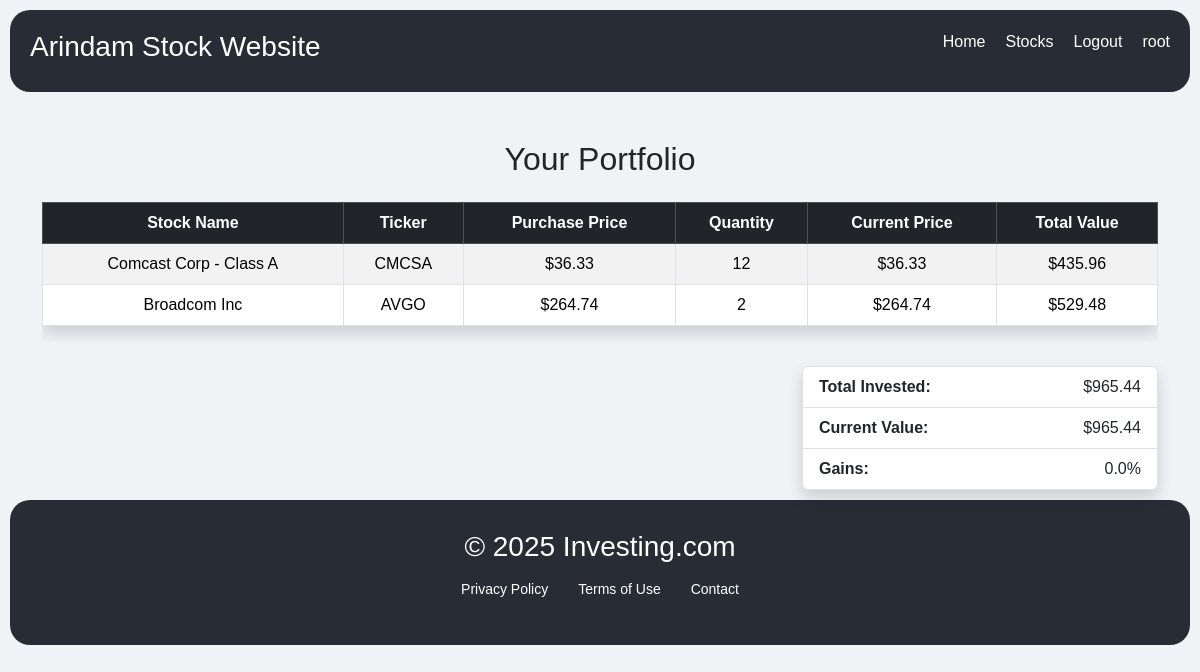
Page / (signed in) on the earlier database version.
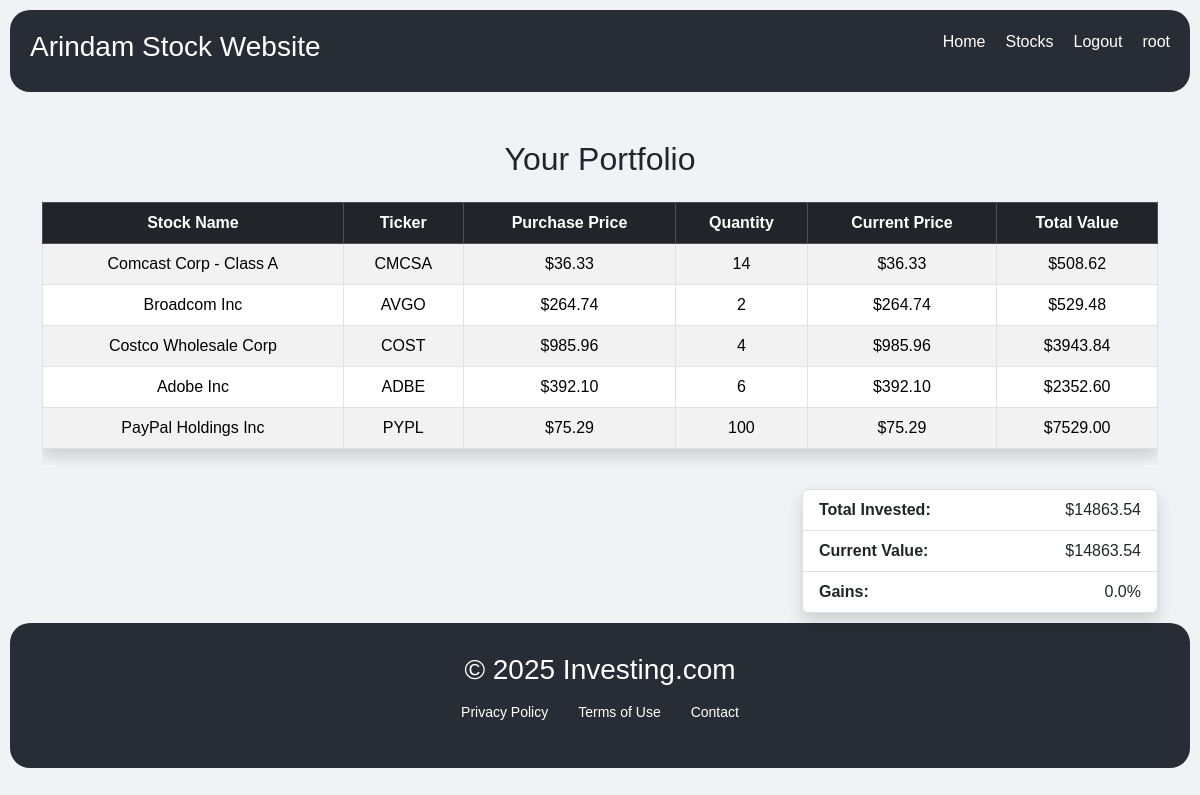
Same page on the later database version.
### crud/models.py (models this page shows, shortened)
class UserStock(models.Model):
    user = models.ForeignKey(User, on_delete=models.CASCADE)
    stock = models.ForeignKey(Stocks, on_delete=models.CASCADE)
    buyPrice = models.FloatField()
    buyQuantity = models.IntegerField()
    purchaseDate = models.DateTimeField(auto_now_add=True)
    @property
    def total_value(self):
        if self.stock and self.stock.curr_price and self.buyQuantity:
            return self.buyQuantity * self.stock.curr_price
        return 0

class Stocks(models.Model):
    ticker   =  models.CharField(max_length=10)
    name =  models.CharField(max_length=300)
    description  =  models.CharField(max_length =5000)
    curr_price =  models.FloatField()

### crud/views.py (the view)
# urls.py: path('', index, name='index'),
@login_required
def index(request):
    user = request.user
    user_stocks = UserStock.objects.select_related('stock').filter(user=user)
    total_invested = 0
    current_value = 0
    for us in user_stocks:
        invested = us.buyPrice * us.buyQuantity
        total_invested += invested
        current_value += us.total_value  # uses @property from model
    gains = ((current_value - total_invested) / total_invested) * 100 if total_invested else 0
    context = {
        'user_stocks': user_stocks,
        'total_invested': total_invested,
        'current_value': current_value,
        'gains': gains
    }
    return render(request, 'index.html', context)

### crud/templates/index.html
{% extends 'base.html' %}
{% block content %}
<div class="container mt-5">
  <h2 class="text-center mb-4">Your Portfolio</h2>
  {% if user_stocks %}
  <div class="table-responsive mb-4">
    <table class="table table-bordered table-striped table-hover shadow rounded">
      <thead class="table-dark text-center">
        <tr>
          <th>Stock Name</th>
          <th>Ticker</th>
          <th>Purchase Price</th>
          <th>Quantity</th>
          <th>Current Price</th>
          <th>Total Value</th>
        </tr>
      </thead>
      <tbody class="text-center align-middle">
        {% for us in user_stocks %}
        <tr>
          <td>{{ us.stock.name }}</td>
          <td>{{ us.stock.ticker }}</td>
          <td>${{ us.buyPrice|floatformat:2 }}</td>
          <td>{{ us.buyQuantity }}</td>
          <td>${{ us.stock.curr_price|floatformat:2 }}</td>
          <td>${{ us.total_value|floatformat:2 }}</td>
        </tr>
        {% endfor %}
      </tbody>
    </table>
  </div>
  <div class="row justify-content-end">
    <div class="col-md-4">
      <ul class="list-group shadow rounded">
        <li class="list-group-item d-flex justify-content-between">
          <strong>Total Invested:</strong>
          <span>${{ total_invested|floatformat:2 }}</span>
        </li>
        <li class="list-group-item d-flex justify-content-between">
          <strong>Current Value:</strong>
          <span>${{ current_value|floatformat:2 }}</span>
        </li>
        <li class="list-group-item d-flex justify-content-between">
          <strong>Gains:</strong>
          <span>{{ gains|floatformat:1 }}%</span>
        </li>
      </ul>
    </div>
  </div>
  {% else %}
  <div class="alert alert-info mt-4 text-center" role="alert">
    You currently don't own any stocks.
  </div>
  {% endif %}
</div>
{% endblock %}

### crud/templates/base.html (shortened to what this page needs)
{% load static %}
<!DOCTYPE html>
<html lang="en">
<head>
    <link href="https://cdn.jsdelivr.net/npm/bootstrap@5.3.3/dist/css/bootstrap.min.css" rel="stylesheet">
    <link href="https://cdn.jsdelivr.net/npm/bootstrap-icons@1.10.5/font/bootstrap-icons.css" rel="stylesheet">
    <link rel="stylesheet" href="{% static 'style.css' %}">
    <link rel="stylesheet" href="{% static 'market.css' %}">
    <link rel="stylesheet" href="{% static 'form.css' %}">
</head>
<body>
    {% include 'components/navbar.html' %}
    <main>
        {% block content %}
        {% endblock %}
    </main>
    {% include 'components/footer.html' %}
</body>
</html>

### crud/templates/components/navbar.html
<div class="nav">
    <h3><a href="https://arindammaji.streamlit.app">Arindam Stock Website</a></h3>
    <ul>
        <li><a href="{% url 'index' %}" class="protected-link">Home</a></li>
        <li><a href="{% url 'stocks' %}" class="protected-link">Stocks</a></li>
        {% if request.user.is_authenticated %}
            <li><a href="{% url 'logout' %}">Logout</a></li>
            <li>{{request.user.username}}</li>
        {% else %}
            <li><a href="{% url 'login' %}">Login</a></li>
        {% endif %}
    </ul>
</div>

### crud/templates/components/footer.html
<div class="footer">
    <h3>&copy; 2025 Investing.com</h3>
    <ul>
        <li><a href="#">Privacy Policy</a></li>
        <li><a href="#">Terms of Use</a></li>
        <li><a href="#">Contact</a></li>
    </ul>
</div>

### crud/static/style.css (style rules this page uses)
.nav { display: flex; justify-content: space-between; background: #282c34; color:white; padding : 20px ; margin : 10px ; border-radius : 20px; }
.nav ul { display: flex; list-style: none; justify-content: space-between; gap : 20px; }
.nav a { text-decoration: none; color: white; }
.footer { background: #282c34; color: white; text-align: center; padding: 30px 20px; margin: 10px; border-radius: 20px; font-size: 14px; }
.footer ul { list-style: none; padding: 0; margin: 15px 0; display: flex; justify-content: center; gap: 30px; }
.footer li { transition: color 0.3s ease-in-out, transform 0.3s ease-in-out; }
.footer a { text-decoration: none; color: white; transition: color 0.3s ease-in-out; }

### crud/static/form.css (style rules this page uses)
body { font-family: Arial, sans-serif; background: #f0f2f5; margin: 0; height: 100vh; align-items: center; }

Differences in the rows shown:
changed UserStock "Comcast Corp - Class A": buyQuantity "12" → "14"; total_value "435.96" → "508.62"
added UserStock: stock.name "Costco Wholesale Corp", stock.ticker "COST", buyPrice "985.96", buyQuantity "4", stock.curr_price "985.96", total_value "3943.84"
added UserStock: stock.name "Adobe Inc", stock.ticker "ADBE", buyPrice "392.10", buyQuantity "6", stock.curr_price "392.10", total_value "2352.60"
added UserStock: stock.name "PayPal Holdings Inc", stock.ticker "PYPL", buyPrice "75.29", buyQuantity "100", stock.curr_price "75.29", total_value "7529.00"
Other differences:
{{ total_invested|floatformat:2 }}: "965.44" → "14863.54"
{{ current_value|floatformat:2 }}: "965.44" → "14863.54"
